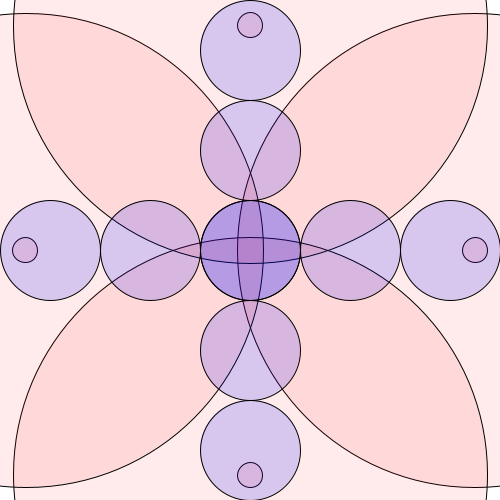
Frame 1 (no input)
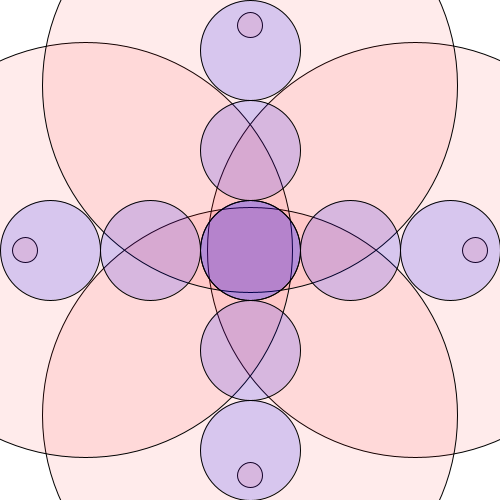
Frame 60 (the mouse pressed at the canvas centre just before this capture)
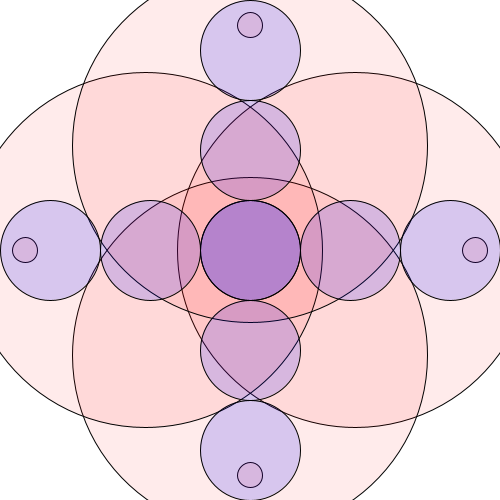
Frame 120 (the mouse held since frame 60 and released just before this capture)

The Processing sketch that drew these frames (run headless with seeded random() and noise(); from frame 60 on, the mouse is pressed at the canvas centre):

// Processing sketch: processing_27602
// ── processing_27602.pde


int y = 250;
int rtran = 20;
int btran = 40;
int r = 450;
int b = 100;
int distance = 100;
int rlarge = -1;
int blarge = 0;                             

void setup() {
  size(500, 500);
  smooth();
}

void draw() {
  b += blarge;                             
  r += rlarge;
  if (r < 10) {                            
    rlarge = 1;
  }
  
  if ((r > 450) && (blarge == 0)) {
    blarge = 1;
    rlarge = 0;
  }
  if (b > 460) {
    blarge = -1;
  }
  if (b < 100) {
    exit();
  }
  background(255);
  for (int i = 25; i < width; i += r) {
    fill(255, 0, 0, rtran);
    ellipse(i, y, i, i);
    ellipse(y, i, i, i);
    ellipse(width-i, y, i, i);
    ellipse(y, height-i, i, i);
  }
  for (int i = 50; i < width; i += distance) {
    fill(0, 0, 255, btran);
    ellipse(i, y, b, b);
    ellipse(y, i, b, b);
  }
}
